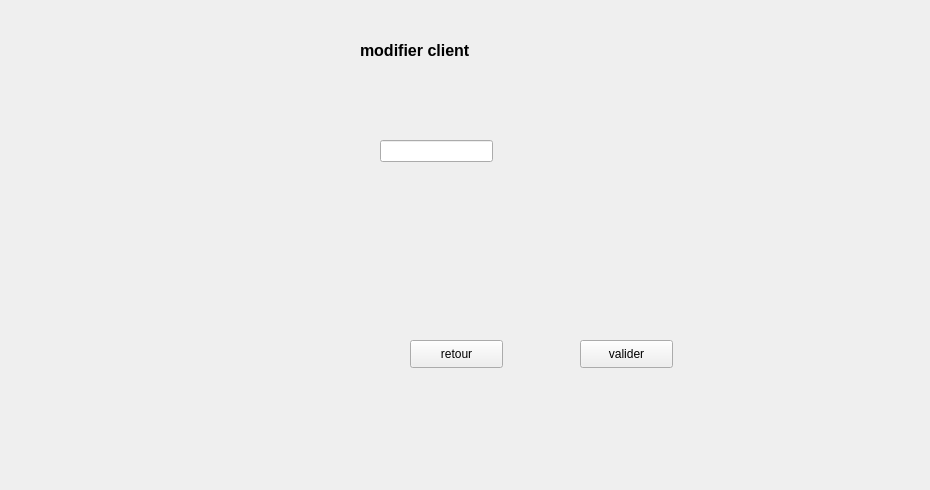
    <widget class="QWidget" name="page_22">
     <widget class="QLabel" name="label_29">
      <property name="geometry">
       <rect>
        <x>0</x>
        <y>0</y>
        <width>921</width>
        <height>481</height>
       </rect>
      </property>
      <property name="text">
       <string/>
      </property>
      <property name="pixmap">
       <pixmap>../../Desktop/images qt/fond.jpg</pixmap>
      </property>
      <property name="scaledContents">
       <bool>true</bool>
      </property>
     </widget>
     <widget class="QLabel" name="label_30">
      <property name="geometry">
       <rect>
        <x>360</x>
        <y>30</y>
        <width>211</width>
        <height>41</height>
       </rect>
      </property>
      <property name="text">
       <string>&lt;html&gt;&lt;head/&gt;&lt;body&gt;&lt;p&gt;&lt;span style=&quot; font-size:12pt; font-weight:600;&quot;&gt;modifier client &lt;/span&gt;&lt;/p&gt;&lt;/body&gt;&lt;/html&gt;</string>
      </property>
     </widget>
     <widget class="QPushButton" name="pushButton_112">
      <property name="geometry">
       <rect>
        <x>410</x>
        <y>340</y>
        <width>93</width>
        <height>28</height>
       </rect>
      </property>
      <property name="text">
       <string>retour</string>
      </property>
     </widget>
     <widget class="QPushButton" name="pushButton_113">
      <property name="geometry">
       <rect>
        <x>580</x>
        <y>340</y>
        <width>93</width>
        <height>28</height>
       </rect>
      </property>
      <property name="text">
       <string>valider</string>
      </property>
     </widget>
     <widget class="QLineEdit" name="lineEdit_31">
      <property name="geometry">
       <rect>
        <x>380</x>
        <y>140</y>
        <width>113</width>
        <height>22</height>
       </rect>
      </property>
     </widget>
    </widget>
